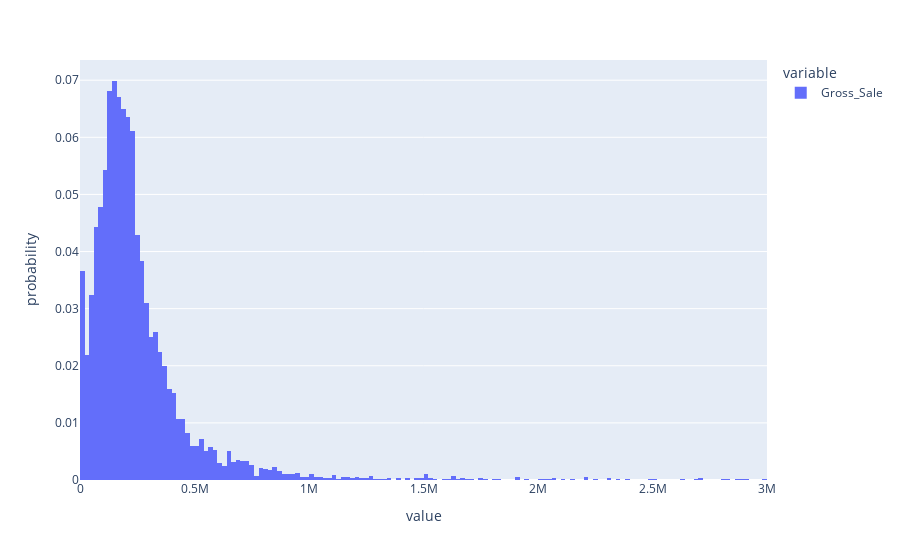

Here is the notebook cell this chart was saved with:
### Markdown cell above
From the above diagram, it could be seen that the data is extremely right-skewed. For better visibility, we can impose a restriction on the range of x values.

### Code cell
# Adjusting the range of x values
px.histogram(mn_df["Gross_Sale"], histnorm="probability", nbins = 10000, range_x = [0, 3000000])

### Figure 1 — Plotly figure (JSON) as saved in the notebook; plotly's stock layout.template omitted (floating-point values rounded to 4 significant figures; data arrays with more than 128 entries replaced by an {"elided": "..."} marker saying what was removed)
{"data": [{"alignmentgroup": "True", "bingroup": "x", "histnorm": "probability", "hovertemplate": "variable=Gross_Sale<br>value=%{x}<br>probability=%{y}<extra></extra>", "legendgroup": "Gross_Sale", "marker": {"color": "#636efa", "pattern": {"shape": ""}}, "name": "Gross_Sale", "nbinsx": 10000, "offsetgroup": "Gross_Sale", "orientation": "v", "showlegend": true, "type": "histogram", "x": {"elided": "10006 int values"}, "xaxis": "x", "yaxis": "y"}], "layout": {"barmode": "relative", "legend": {"title": {"text": "variable"}, "tracegroupgap": 0}, "margin": {"t": 60}, "xaxis": {"anchor": "y", "domain": [0, 1], "range": [0, 3000000], "title": {"text": "value"}}, "yaxis": {"anchor": "x", "domain": [0, 1], "title": {"text": "probability"}}}}
